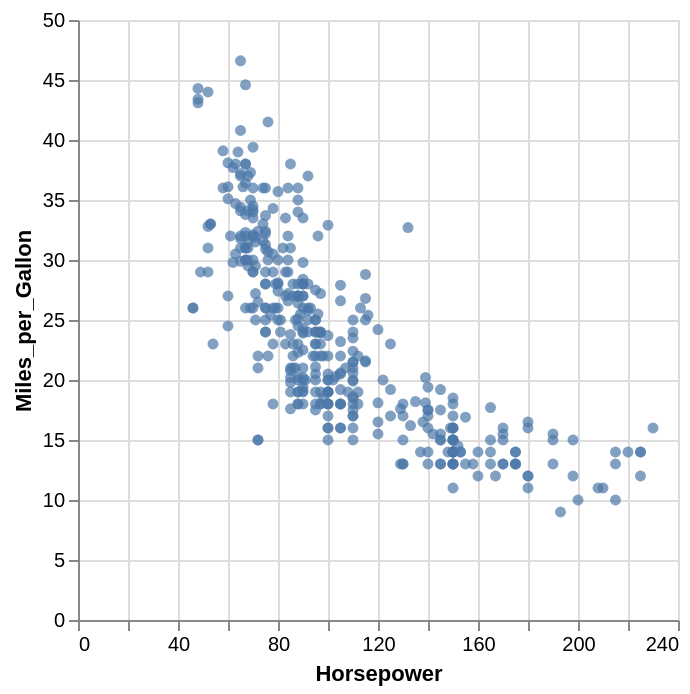

Write the Vega-Lite specification saved for this chart.
### Vega-Lite specification from a JSON file in a GitHub repository (floating-point values rounded to 4 significant figures; data arrays with more than 128 entries replaced by an {"elided": "..."} marker saying what was removed)
{"$schema": "https://vega.github.io/schema/vega-lite/v4.json", "data": {"values": {"elided": "406 records"}}, "mark": "circle", "encoding": {"x": {"field": "Horsepower", "type": "quantitative"}, "y": {"field": "Miles_per_Gallon", "type": "quantitative"}}}
